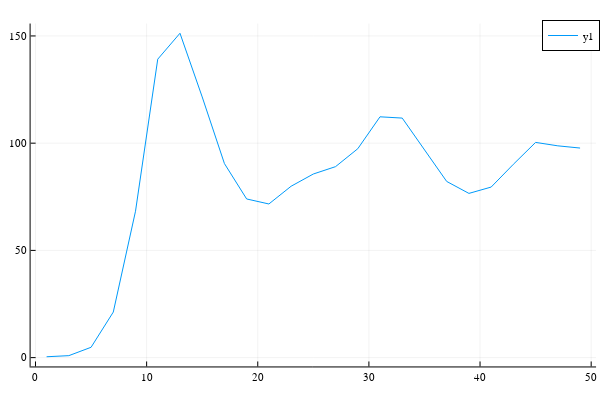

The notebook cell saved with this chart:
### Code cell
@time plot(q->SqPowder(q,-1,7.8)[1], 1:2:50, rtol=0.1)

### Figure 1 — Plotly figure (JSON) as saved in the notebook; plotly's stock layout.template omitted (floating-point values rounded to 4 significant figures)
{"data": [{"colorbar": {"title": {"text": ""}}, "legendgroup": "y1", "line": {"color": "rgba(0, 154, 250, 1.000)", "dash": "solid", "shape": "linear", "width": 1}, "mode": "lines", "name": "y1", "showlegend": true, "type": "scatter", "x": [1, 3, 5, 7, 9, 11, 13, 15, 17, 19, 21, 23, 25, 27, 29, 31, 33, 35, 37, 39, 41, 43, 45, 47, 49], "xaxis": "x", "y": [0.4037, 0.9157, 4.816, 21.24, 68.26, 139.2, 151.3, 121.6, 90.48, 73.99, 71.64, 79.91, 85.62, 89.06, 97.42, 112.3, 111.7, 97.22, 82.15, 76.58, 79.53, 90.15, 100.4, 98.75, 97.72], "yaxis": "y", "zmax": null, "zmin": null}], "layout": {"annotations": [], "height": 400, "legend": {"bgcolor": "rgba(255, 255, 255, 1.000)", "bordercolor": "rgba(0, 0, 0, 1)", "borderwidth": 1, "font": {"color": "rgba(0, 0, 0, 1)", "family": "sans-serif", "size": 11}, "title": {"font": {"color": "rgba(0, 0, 0, 1)", "family": "sans-serif", "size": 15}, "text": ""}, "tracegroupgap": 0, "traceorder": "normal", "x": 1, "xanchor": "auto", "y": 1, "yanchor": "auto"}, "margin": {"b": 20, "l": 0, "r": 0, "t": 20}, "paper_bgcolor": "rgba(255, 255, 255, 1.000)", "plot_bgcolor": "rgba(255, 255, 255, 1.000)", "showlegend": true, "width": 600, "xaxis": {"anchor": "y", "domain": [0.05101, 0.9934], "gridcolor": "rgba(0, 0, 0, 0.1)", "gridwidth": 0.5, "linecolor": "rgba(0, 0, 0, 1)", "mirror": false, "range": [-0.44, 50.44], "showgrid": true, "showline": true, "showticklabels": true, "tickangle": 0, "tickcolor": "rgb(0, 0, 0)", "tickfont": {"color": "rgba(0, 0, 0, 1)", "family": "sans-serif", "size": 11}, "tickmode": "array", "ticks": "inside", "ticktext": ["0", "10", "20", "30", "40", "50"], "tickvals": [0, 10, 20, 30, 40, 50], "title": {"font": {"color": "rgba(0, 0, 0, 1)", "family": "sans-serif", "size": 15}, "text": ""}, "type": "linear", "visible": true, "zeroline": false, "zerolinecolor": "rgba(0, 0, 0, 1)"}, "yaxis": {"anchor": "x", "domain": [0.03762, 0.9902], "gridcolor": "rgba(0, 0, 0, 0.1)", "gridwidth": 0.5, "linecolor": "rgba(0, 0, 0, 1)", "mirror": false, "range": [-4.122, 155.8], "showgrid": true, "showline": true, "showticklabels": true, "tickangle": 0, "tickcolor": "rgb(0, 0, 0)", "tickfont": {"color": "rgba(0, 0, 0, 1)", "family": "sans-serif", "size": 11}, "tickmode": "array", "ticks": "inside", "ticktext": ["0", "50", "100", "150"], "tickvals": [0, 50, 100, 150], "title": {"font": {"color": "rgba(0, 0, 0, 1)", "family": "sans-serif", "size": 15}, "text": ""}, "type": "linear", "visible": true, "zeroline": false, "zerolinecolor": "rgba(0, 0, 0, 1)"}}}
